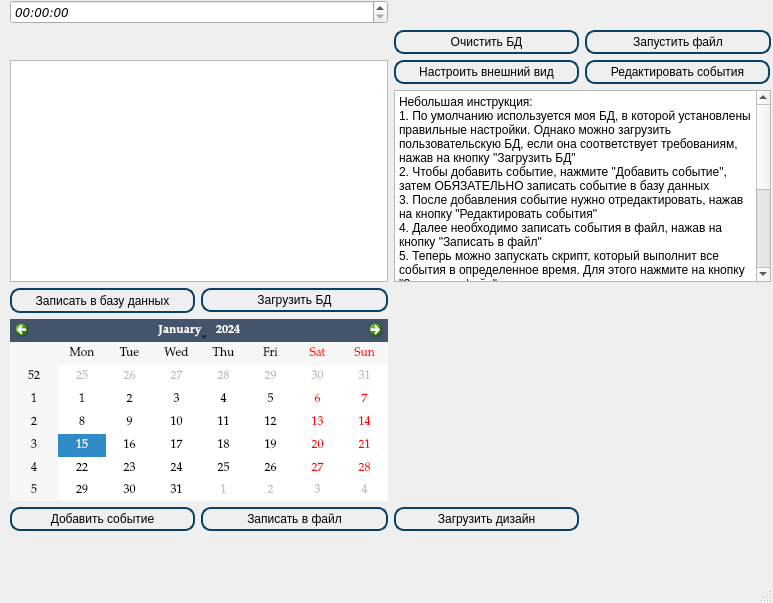
<?xml version="1.0" encoding="UTF-8"?>
<ui version="4.0">
 <class>MainWindow</class>
 <widget class="QMainWindow" name="MainWindow">
  <property name="geometry">
   <rect>
    <x>0</x>
    <y>0</y>
    <width>773</width>
    <height>603</height>
   </rect>
  </property>
  <property name="windowTitle">
   <string>MainWindow</string>
  </property>
  <property name="styleSheet">
   <string notr="true"/>
  </property>
  <widget class="QWidget" name="centralwidget">
   <property name="styleSheet">
    <string notr="true"/>
   </property>
   <widget class="QWidget" name="gridLayoutWidget">
    <property name="geometry">
     <rect>
      <x>10</x>
      <y>0</y>
      <width>761</width>
      <height>531</height>
     </rect>
    </property>
    <layout class="QGridLayout" name="gridLayout">
     <item row="1" column="3">
      <widget class="QPushButton" name="start">
       <property name="minimumSize">
        <size>
         <width>100</width>
         <height>24</height>
        </size>
       </property>
       <property name="styleSheet">
        <string notr="true">border-radius: 10px;
border: 2px solid #094065;</string>
       </property>
       <property name="text">
        <string>Запустить файл</string>
       </property>
      </widget>
     </item>
     <item row="5" column="0" colspan="2">
      <widget class="QCalendarWidget" name="calendar">
       <property name="font">
        <font>
         <family>Palatino Linotype</family>
         <weight>50</weight>
         <italic>false</italic>
         <bold>false</bold>
        </font>
       </property>
       <property name="cursor">
        <cursorShape>PointingHandCursor</cursorShape>
       </property>
       <property name="styleSheet">
        <string notr="true">#qt_calendar_yearbutton {
    background-color: rgba(68,84,106,1);
}
QToolButton#qt_calendar_prevmonth {
    qproperty-icon: url(assets/icons/left-arrow.png);
}
QToolButton#qt_calendar_nextmonth {
    qproperty-icon: url(assets/icons/right-arrow.png);
}
#qt_calendar_yearedit {
    background-color: rgba(68,84,106,1);
}
#qt_calendar_navigationbar {
    background-color: rgba(68,84,106,1);
}</string>
       </property>
      </widget>
     </item>
     <item row="1" column="2">
      <widget class="QPushButton" name="clear_db">
       <property name="minimumSize">
        <size>
         <width>185</width>
         <height>24</height>
        </size>
       </property>
       <property name="styleSheet">
        <string notr="true">border-radius: 10px;
border: 2px solid #094065;</string>
       </property>
       <property name="text">
        <string>Очистить БД</string>
       </property>
      </widget>
     </item>
     <item row="1" column="0">
      <widget class="QLabel" name="date_label">
       <property name="text">
        <string/>
       </property>
      </widget>
     </item>
     <item row="2" column="2" alignment="Qt::AlignTop">
      <widget class="QPushButton" name="Appearance">
       <property name="minimumSize">
        <size>
         <width>185</width>
         <height>24</height>
        </size>
       </property>
       <property name="maximumSize">
        <size>
         <width>185</width>
         <height>24</height>
        </size>
       </property>
       <property name="styleSheet">
        <string notr="true">border-radius: 10px;
border: 2px solid #094065;</string>
       </property>
       <property name="text">
        <string>Настроить внешний вид</string>
       </property>
      </widget>
     </item>
     <item row="0" column="0" colspan="2">
      <widget class="QTimeEdit" name="time">
       <property name="font">
        <font>
         <family>Verdana</family>
         <italic>true</italic>
        </font>
       </property>
      </widget>
     </item>
     <item row="2" column="3" alignment="Qt::AlignHCenter|Qt::AlignTop">
      <widget class="QPushButton" name="changebutton">
       <property name="minimumSize">
        <size>
         <width>185</width>
         <height>24</height>
        </size>
       </property>
       <property name="maximumSize">
        <size>
         <width>140</width>
         <height>16777215</height>
        </size>
       </property>
       <property name="layoutDirection">
        <enum>Qt::LeftToRight</enum>
       </property>
       <property name="styleSheet">
        <string notr="true">border-radius: 10px;
border: 2px solid #094065;</string>
       </property>
       <property name="text">
        <string>Редактировать события</string>
       </property>
      </widget>
     </item>
     <item row="1" column="1">
      <widget class="QLabel" name="time_label">
       <property name="text">
        <string/>
       </property>
      </widget>
     </item>
     <item row="4" column="1">
      <widget class="QPushButton" name="load">
       <property name="minimumSize">
        <size>
         <width>0</width>
         <height>24</height>
        </size>
       </property>
       <property name="styleSheet">
        <string notr="true">border-radius: 10px;
border: 2px solid #094065;</string>
       </property>
       <property name="text">
        <string>Загрузить БД</string>
       </property>
      </widget>
     </item>
     <item row="0" column="2" colspan="2">
      <widget class="QLabel" name="db">
       <property name="text">
        <string/>
       </property>
      </widget>
     </item>
     <item row="11" column="2">
      <widget class="QPushButton" name="load_design">
       <property name="minimumSize">
        <size>
         <width>0</width>
         <height>24</height>
        </size>
       </property>
       <property name="styleSheet">
        <string notr="true">border-radius: 10px;
border: 2px solid #094065;</string>
       </property>
       <property name="text">
        <string>Загрузить дизайн</string>
       </property>
      </widget>
     </item>
     <item row="4" column="0">
      <widget class="QPushButton" name="write">
       <property name="minimumSize">
        <size>
         <width>185</width>
         <height>25</height>
        </size>
       </property>
       <property name="styleSheet">
        <string notr="true">border-radius: 10px;
border: 2px solid #094065;</string>
       </property>
       <property name="text">
        <string>Записать в базу данных</string>
       </property>
      </widget>
     </item>
     <item row="11" column="0">
      <widget class="QPushButton" name="AddButton">
       <property name="minimumSize">
        <size>
         <width>185</width>
         <height>24</height>
        </size>
       </property>
       <property name="maximumSize">
        <size>
         <width>104</width>
         <height>24</height>
        </size>
       </property>
       <property name="styleSheet">
        <string notr="true">border-radius: 10px;
border: 2px solid #094065;</string>
       </property>
       <property name="text">
        <string>Добавить событие</string>
       </property>
      </widget>
     </item>
     <item row="11" column="1">
      <widget class="QPushButton" name="writefile">
       <property name="minimumSize">
        <size>
         <width>50</width>
         <height>24</height>
        </size>
       </property>
       <property name="styleSheet">
        <string notr="true">border-radius: 10px;
border: 2px solid #094065;</string>
       </property>
       <property name="text">
        <string>Записать в файл</string>
       </property>
      </widget>
     </item>
     <item row="2" column="0" rowspan="2" colspan="2">
      <widget class="QListWidget" name="events">
       <property name="styleSheet">
        <string notr="true"/>
       </property>
      </widget>
     </item>
     <item row="3" column="2" colspan="2">
      <widget class="QPlainTextEdit" name="plainTextEdit">
       <property name="plainText">
        <string>Небольшая инструкция:
1. По умолчанию используется моя БД, в которой установлены правильные настройки. Однако можно загрузить пользовательскую БД, если она соответствует требованиям, нажав на кнопку &quot;Загрузить БД&quot;
2. Чтобы добавить событие, нажмите &quot;Добавить событие&quot;, затем ОБЯЗАТЕЛЬНО записать событие в базу данных
3. После добавления событие нужно отредактировать, нажав на кнопку &quot;Редактировать события&quot;
4. Далее необходимо записать события в файл, нажав на кнопку &quot;Записать в файл&quot;
5. Теперь можно запускать скрипт, который выполнит все события в определенное время. Для этого нажмите на кнопку &quot;Запустить файл&quot;

Опционально:
1. Чтобы удалить все записи из БД, нажмите на кнопку &quot;Очистить БД&quot;
2. Чтобы создать файл с настройками внешнего вида, нажмите на кнопку &quot;Настроить внешний вид&quot;
3. Чтобы загрузить файл с настройками внешнего вида, нажмите на кнопку &quot;Загрузить дизайн&quot;
</string>
       </property>
      </widget>
     </item>
     <item row="4" column="2">
      <widget class="QLabel" name="is_running">
       <property name="text">
        <string/>
       </property>
      </widget>
     </item>
     <item row="4" column="3">
      <widget class="QLabel" name="is_recorded">
       <property name="text">
        <string/>
       </property>
      </widget>
     </item>
    </layout>
   </widget>
  </widget>
  <widget class="QMenuBar" name="menubar">
   <property name="geometry">
    <rect>
     <x>0</x>
     <y>0</y>
     <width>773</width>
     <height>21</height>
    </rect>
   </property>
  </widget>
  <widget class="QStatusBar" name="statusbar"/>
 </widget>
 <resources/>
 <connections/>
</ui>
